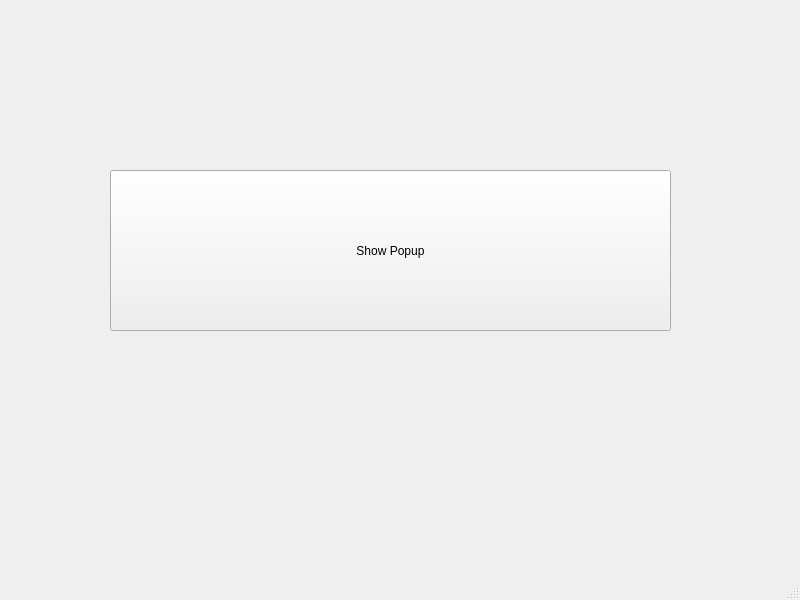
<?xml version="1.0" encoding="UTF-8"?>
<ui version="4.0">
 <class>MainWindow</class>
 <widget class="QMainWindow" name="MainWindow">
  <property name="geometry">
   <rect>
    <x>0</x>
    <y>0</y>
    <width>800</width>
    <height>600</height>
   </rect>
  </property>
  <property name="windowTitle">
   <string>MainWindow</string>
  </property>
  <widget class="QWidget" name="centralwidget">
   <widget class="QPushButton" name="pushButton">
    <property name="geometry">
     <rect>
      <x>110</x>
      <y>170</y>
      <width>561</width>
      <height>161</height>
     </rect>
    </property>
    <property name="text">
     <string>Show Popup</string>
    </property>
   </widget>
  </widget>
  <widget class="QMenuBar" name="menubar">
   <property name="geometry">
    <rect>
     <x>0</x>
     <y>0</y>
     <width>800</width>
     <height>26</height>
    </rect>
   </property>
  </widget>
  <widget class="QStatusBar" name="statusbar"/>
 </widget>
 <resources/>
 <connections/>
</ui>
